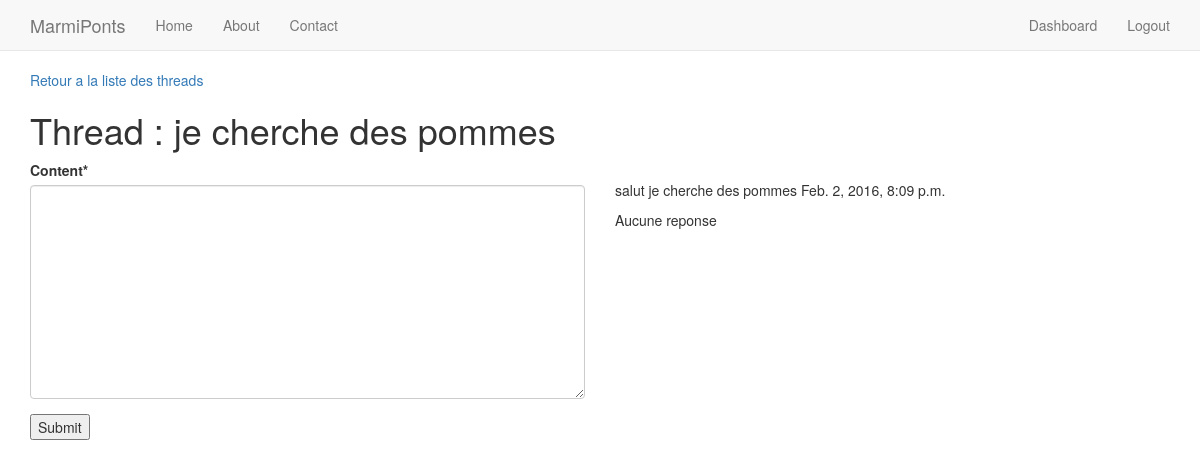
The page /thread/1/ (signed in) on the database its author committed.
### forum/models.py (models this page shows, shortened)
class Thread(models.Model):
    id_name= models.ForeignKey(Information)
    forum = models.ForeignKey(Forum)
    title = models.CharField(max_length=60)
    content = models.TextField(max_length=10000)
    pub_date = models.DateTimeField(auto_now_add=True)

### forum/views.py (the view)
# urls.py: url(r'^thread/(?P<thread_id>\d+)/$', 'forum.views.post_dir'),
@login_required
def post_dir(request, thread_id):
    thread_info = Thread.objects.get(pk=thread_id)
    post_list = Post.objects.filter( thread = thread_id )
    if request.method == 'POST':
        form = PostForm(request.POST)
        if form.is_valid():
            thread = Post( thread = thread_info )
            form = PostForm(request.POST, instance = thread )
            form.save()
            return HttpResponseRedirect(reverse('forum.views.post_dir', args=(thread_id,)))
    else:
        form = PostForm()
    return render_to_response("post.html",
                              {'post_list' : post_list,
                               'thread_info' : thread_info,
                               'form': form,},
                              context_instance=RequestContext(request) )

### forum/forms.py
class PostForm(forms.ModelForm):
	class Meta:
	    model = Post
	    exclude = ('thread',)

### templates/post.html (shortened to what this page needs)
{% extends "base.html" %}
{% load crispy_forms_tags %}
{%block content%}
<p><a href="/forum/{{ thread_info.forum.id }}"> Retour a la liste des threads </a> </p>
<p><h1>Thread : {{ thread_info.title }} </h1></p>
<div class="row">
	<div class="col-xs-6">
		<form action="/thread/{{ thread_info.id }}/" method="post">
		{{ form|crispy }}
		<input type="submit" value="Submit" />
		</form>
	</div>
	<div class="col-xs-6">
	  	<p class="bg-primary">
			<div class="container-fluid">
	  			<div class="row">
				</p>
				<p>{{ thread_info.content }}
				{{ thread_info.pub_date }}
				</p>
				{% if post_list %}
				{% for POST in post_list %}
				        <p>{{ POST.content }} {{ POST.pub_date }} </p>
				    {% endfor %}
				{% else %}
				    <p>Aucune reponse</p>
				{% endif %}
			</div>
			</div>
	</div>
{%endblock%}

### static_in_pro/our_static/css/navbar-static-top.css (style rules this page uses)
body { min-height: 1000px; }

### rows shown on the page
Thread: title "je cherche des pommes", content "salut je cherche des pommes", pub_date "Feb. 2, 2016, 8:09 p.m."
